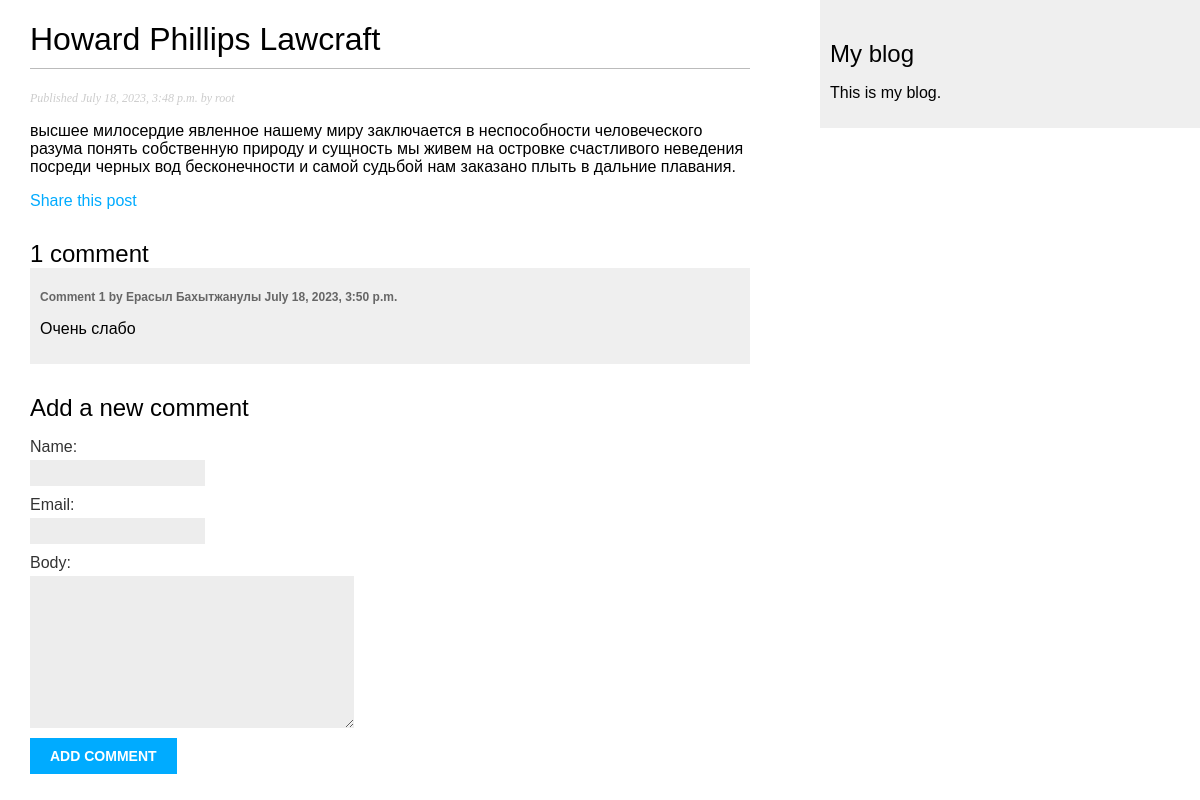
Page /blog/2023/7/18/kto-ya-takoj-blyat/ on the committed database.
### blog/models.py (models this page shows, shortened)
class Post(models.Model):
    class Status(models.TextChoices):
        DRAFT = 'DF', 'Draft'
        PUBLISHED = 'PB', 'Published'
    tags = TaggableManager()
    title = models.CharField(max_length=250)
    slug = models.SlugField(max_length=250,
                            unique_for_date='publish')
    author = models.ForeignKey(User,
                               on_delete=models.CASCADE,
                               related_name='blog_posts')
    body = models.TextField()
    publish = models.DateTimeField(default=timezone.now)
    created = models.DateTimeField(auto_now_add=True)
    updated = models.DateTimeField(auto_now=True)
    status = models.CharField(max_length=2,
                              choices=Status.choices,
                              default=Status.DRAFT)
    objects = models.Manager() # The default manager.
    published = PublishedManager() # Our custom manager.
    class Meta:
        ordering = ['-publish']
        indexes = [
            models.Index(fields=['-publish']),
        ]

class Comment(models.Model):
    post = models.ForeignKey(Post,
                             on_delete=models.CASCADE,
                             related_name='comments')
    name = models.CharField(max_length=80)
    email = models.EmailField()
    body = models.TextField()
    created = models.DateTimeField(auto_now_add=True)
    updated = models.DateTimeField(auto_now=True)
    active = models.BooleanField(default=True)
    class Meta:
        ordering = ['created']
        indexes = [
            models.Index(fields=['created']),
        ]

### blog/views.py (the view)
# urls.py: path('<int:year>/<int:month>/<int:day>/<slug:post>/', views.post_detail, name='post_detail'),
def post_detail(request, year, month, day, post):
    post = get_object_or_404(Post,
                             status=Post.Status.PUBLISHED,
                             slug=post,
                             publish__year=year,
                             publish__month=month,
                             publish__day=day)
    comments = post.comments.filter(active=True)
    form = CommentForm()
    return render(request,
                  'blog/post/detail.html',
                  {'post': post,
                   'comments': comments,
                   'form': form})

### blog/forms.py
class CommentForm(forms.ModelForm):
    class Meta:
        model = Comment
        fields = ['name', 'email', 'body']

### blog/templates/blog/post/detail.html (shortened to what this page needs)
{% extends "blog/base.html" %}
{% block content %}
  <h1>{{ post.title }}</h1>
  <p class="date">
    Published {{ post.publish }} by {{ post.author }}
  </p>
  {{ post.body|linebreaks }}
  <p>
    <a href="{% url "blog:post_share" post.id %}">
      Share this post
    </a>
  </p>
  {% with comments.count as total_comments %}
    <h2>
      {{ total_comments }} comment{{ total_comments|pluralize }}
    </h2>
  {% endwith %}
  {% for comment in comments %}
    <div class="comment">
      <p class="info">
        Comment {{ forloop.counter }} by {{ comment.name }}
        {{ comment.created }}
      </p>
      {{ comment.body|linebreaks }}
    </div>
  {% empty %}
    <p>There are no comments yet.</p>
  {% endfor %}
  {% include "blog/post/includes/comment_form.html" %}
{% endblock %}

### blog/templates/blog/base.html (shortened to what this page needs)
{% load static %}
<!DOCTYPE html>
<html>
<head>
  <link href="{% static "css/blog.css" %}" rel="stylesheet">
</head>
<body>
  <div id="content">
    {% block content %}
    {% endblock %}
  </div>
  <div id="sidebar">
    <h2>My blog</h2>
    <p>This is my blog.</p>
  </div>
</body>
</html>

### blog/templates/blog/post/includes/comment_form.html (shortened to what this page needs)
<h2>Add a new comment</h2>
<form action="{% url "blog:post_comment" post.id %}" method="post">
  {{ form.as_p }}
  <p><input type="submit" value="Add comment"></p>
</form>

### blog/static/css/blog.css (style rules this page uses)
body { margin:0; padding:0; font-family:helvetica, sans-serif; }
a { color:#00abff; text-decoration:none; }
h1 { font-weight:normal; border-bottom:1px solid #bbb; padding:0 0 10px 0; }
h2 { font-weight:normal; margin:30px 0 0; }
#content { float:left; width:60%; padding:0 0 0 30px; }
#sidebar { float:right; width:30%; padding:10px; background:#efefef; height:100%; }
p.date { color:#ccc; font-family: georgia, serif; font-size: 12px; font-style: italic; }
label { float:left; clear:both; color:#333; margin-bottom:4px; }
input, textarea { clear:both; float:left; margin:0 0 10px; background:#ededed; border:0; padding:6px 10px; font-size:12px; }
input[type=submit] { font-weight:bold; background:#00abff; color:#fff; padding:10px 20px; font-size:14px; text-transform:uppercase; }
.comment { padding:10px; }
.comment:nth-child(even) { background:#efefef; }
.comment .info { font-weight:bold; font-size:12px; color:#666; }

### rows in the picture
Post: title "Howard Phillips Lawcraft", publish "July 18, 2023, 3:48 p.m.", author "root", body "высшее милосердие явленное нашему миру заключается в неспособности человеческого разума понять собственную природу и сущность мы живем на островке счастливого неведения посреди черных вод бесконечности и самой судьбой нам заказано плыть в дальние плавания."
Comment: name "Ерасыл Бахытжанулы", created "July 18, 2023, 3:50 p.m.", body "Очень слабо"

### other values in the picture
{{ total_comments }} "1"
